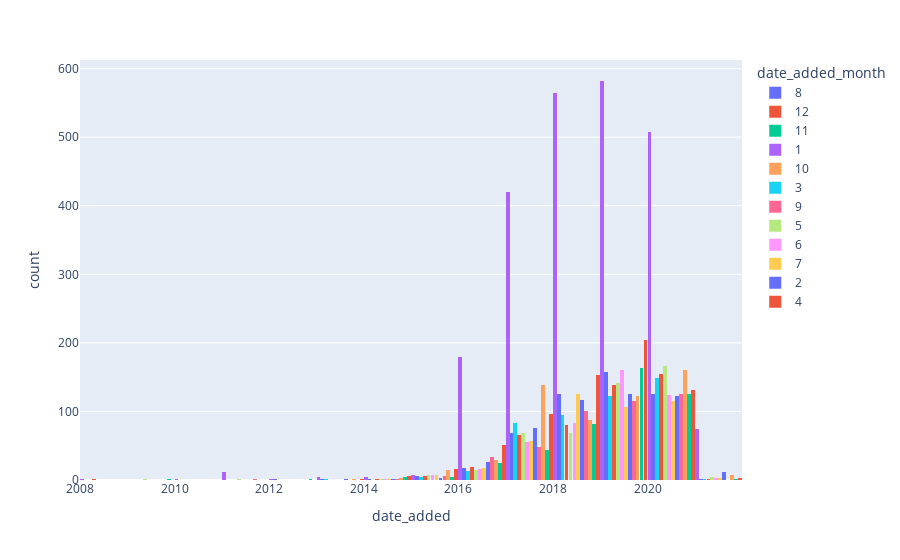

Notebook code for this chart:
### Code cell
#histogram displays that Netflix adds content on the first month of the year which is January more than any other month
px.histogram(df, x= 'date_added', color = 'date_added_month')

### Figure 1 — Plotly figure (JSON) as saved in the notebook; plotly's stock layout.template omitted (floating-point values rounded to 4 significant figures; data arrays with more than 128 entries replaced by an {"elided": "..."} marker saying what was removed)
{"data": [{"alignmentgroup": "True", "bingroup": "x", "hovertemplate": "date_added_month=8<br>date_added=%{x}<br>count=%{y}<extra></extra>", "legendgroup": "8", "marker": {"color": "#636efa", "pattern": {"shape": ""}}, "name": "8", "offsetgroup": "8", "orientation": "v", "showlegend": true, "type": "histogram", "x": {"elided": "482 str values"}, "xaxis": "x", "yaxis": "y"}, {"alignmentgroup": "True", "bingroup": "x", "hovertemplate": "date_added_month=12<br>date_added=%{x}<br>count=%{y}<extra></extra>", "legendgroup": "12", "marker": {"color": "#EF553B", "pattern": {"shape": ""}}, "name": "12", "offsetgroup": "12", "orientation": "v", "showlegend": true, "type": "histogram", "x": {"elided": "663 str values"}, "xaxis": "x", "yaxis": "y"}, {"alignmentgroup": "True", "bingroup": "x", "hovertemplate": "date_added_month=11<br>date_added=%{x}<br>count=%{y}<extra></extra>", "legendgroup": "11", "marker": {"color": "#00cc96", "pattern": {"shape": ""}}, "name": "11", "offsetgroup": "11", "orientation": "v", "showlegend": true, "type": "histogram", "x": {"elided": "453 str values"}, "xaxis": "x", "yaxis": "y"}, {"alignmentgroup": "True", "bingroup": "x", "hovertemplate": "date_added_month=1<br>date_added=%{x}<br>count=%{y}<extra></extra>", "legendgroup": "1", "marker": {"color": "#ab63fa", "pattern": {"shape": ""}}, "name": "1", "offsetgroup": "1", "orientation": "v", "showlegend": true, "type": "histogram", "x": {"elided": "2358 str values"}, "xaxis": "x", "yaxis": "y"}, {"alignmentgroup": "True", "bingroup": "x", "hovertemplate": "date_added_month=10<br>date_added=%{x}<br>count=%{y}<extra></extra>", "legendgroup": "10", "marker": {"color": "#FFA15A", "pattern": {"shape": ""}}, "name": "10", "offsetgroup": "10", "orientation": "v", "showlegend": true, "type": "histogram", "x": {"elided": "566 str values"}, "xaxis": "x", "yaxis": "y"}, {"alignmentgroup": "True", "bingroup": "x", "hovertemplate": "date_added_month=3<br>date_added=%{x}<br>count=%{y}<extra></extra>", "legendgroup": "3", "marker": {"color": "#19d3f3", "pattern": {"shape": ""}}, "name": "3", "offsetgroup": "3", "orientation": "v", "showlegend": true, "type": "histogram", "x": {"elided": "469 str values"}, "xaxis": "x", "yaxis": "y"}, {"alignmentgroup": "True", "bingroup": "x", "hovertemplate": "date_added_month=9<br>date_added=%{x}<br>count=%{y}<extra></extra>", "legendgroup": "9", "marker": {"color": "#FF6692", "pattern": {"shape": ""}}, "name": "9", "offsetgroup": "9", "orientation": "v", "showlegend": true, "type": "histogram", "x": {"elided": "430 str values"}, "xaxis": "x", "yaxis": "y"}, {"alignmentgroup": "True", "bingroup": "x", "hovertemplate": "date_added_month=5<br>date_added=%{x}<br>count=%{y}<extra></extra>", "legendgroup": "5", "marker": {"color": "#B6E880", "pattern": {"shape": ""}}, "name": "5", "offsetgroup": "5", "orientation": "v", "showlegend": true, "type": "histogram", "x": {"elided": "475 str values"}, "xaxis": "x", "yaxis": "y"}, {"alignmentgroup": "True", "bingroup": "x", "hovertemplate": "date_added_month=6<br>date_added=%{x}<br>count=%{y}<extra></extra>", "legendgroup": "6", "marker": {"color": "#FF97FF", "pattern": {"shape": ""}}, "name": "6", "offsetgroup": "6", "orientation": "v", "showlegend": true, "type": "histogram", "x": {"elided": "450 str values"}, "xaxis": "x", "yaxis": "y"}, {"alignmentgroup": "True", "bingroup": "x", "hovertemplate": "date_added_month=7<br>date_added=%{x}<br>count=%{y}<extra></extra>", "legendgroup": "7", "marker": {"color": "#FECB52", "pattern": {"shape": ""}}, "name": "7", "offsetgroup": "7", "orientation": "v", "showlegend": true, "type": "histogram", "x": {"elided": "433 str values"}, "xaxis": "x", "yaxis": "y"}, {"alignmentgroup": "True", "bingroup": "x", "hovertemplate": "date_added_month=2<br>date_added=%{x}<br>count=%{y}<extra></extra>", "legendgroup": "2", "marker": {"color": "#636efa", "pattern": {"shape": ""}}, "name": "2", "offsetgroup": "2", "orientation": "v", "showlegend": true, "type": "histogram", "x": {"elided": "504 str values"}, "xaxis": "x", "yaxis": "y"}, {"alignmentgroup": "True", "bingroup": "x", "hovertemplate": "date_added_month=4<br>date_added=%{x}<br>count=%{y}<extra></extra>", "legendgroup": "4", "marker": {"color": "#EF553B", "pattern": {"shape": ""}}, "name": "4", "offsetgroup": "4", "orientation": "v", "showlegend": true, "type": "histogram", "x": {"elided": "467 str values"}, "xaxis": "x", "yaxis": "y"}], "layout": {"barmode": "relative", "legend": {"title": {"text": "date_added_month"}, "tracegroupgap": 0}, "margin": {"t": 60}, "xaxis": {"anchor": "y", "domain": [0, 1], "title": {"text": "date_added"}}, "yaxis": {"anchor": "x", "domain": [0, 1], "title": {"text": "count"}}}}
